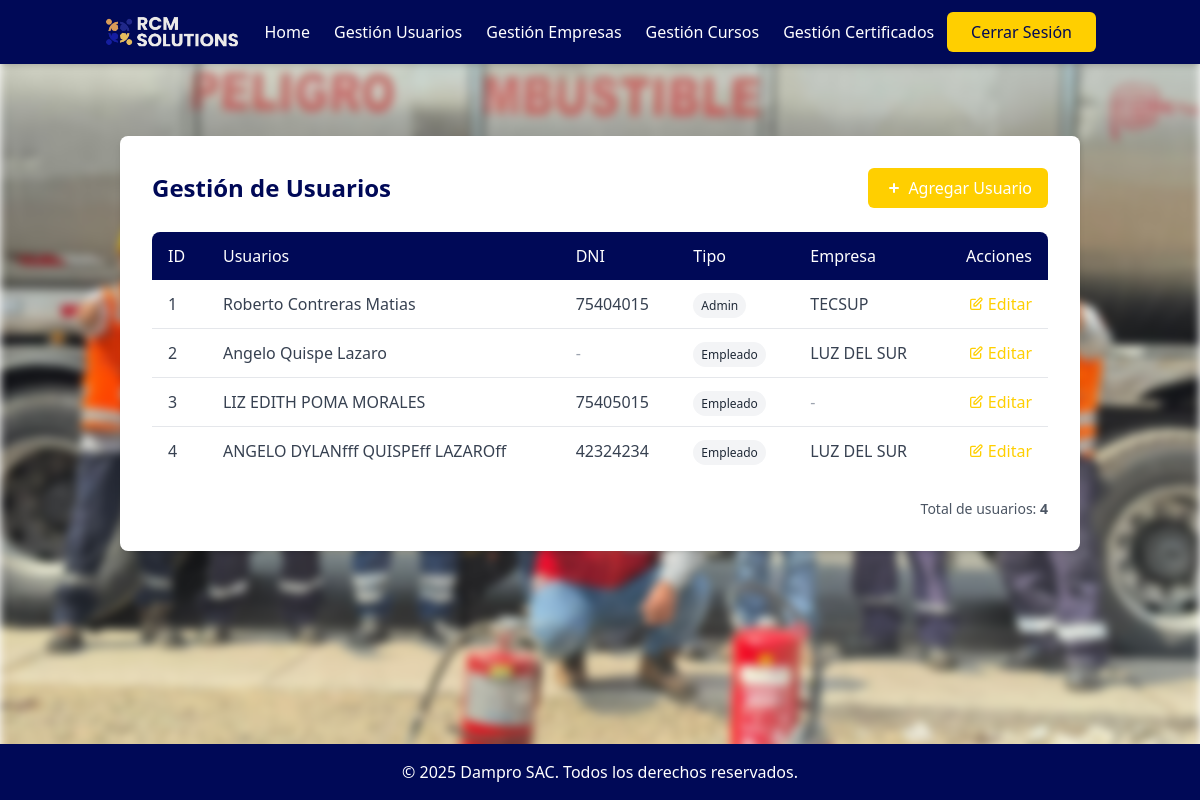
Page /dashboard/usuarios/ (signed in) on the committed database.
### system/models.py (models this page shows)
class Usuario(models.Model):
    first_name = models.CharField(max_length=100)
    last_name = models.CharField(max_length=100)
    second_last_name = models.CharField(max_length=100, blank=True, null=True)
    dni = models.CharField(max_length=8, unique=True, null=True, blank=True)  # DNI peruano estándar de 8 dígitos
    user_type = models.CharField(max_length=50)
    empresa = models.ForeignKey(Empresa, on_delete=models.CASCADE, related_name='usuarios', null=True, blank=True)

class Empresa(models.Model):
    ruc = models.CharField(max_length=11, unique=True)
    nombre = models.CharField(max_length=200)  # razón social

### system/views.py (the view)
# urls.py: path('dashboard/usuarios/',       views.gestion_usuarios, name='gestion_usuarios'),
@login_required
def gestion_usuarios(request):
    usuarios = Usuario.objects.all()
    return render(request, 'system/gestion_usuarios.html', {
        'usuarios': usuarios
    })

### system/views.py (called while the page is built)
def login_required(view_func):
    @wraps(view_func)
    def wrapped_view(request, *args, **kwargs):
        if not request.session.get('user_id'):
            return redirect('system:login')
        return view_func(request, *args, **kwargs)
    return wrapped_view

### system/templates/system/gestion_usuarios.html (shortened to what this page needs)
{% extends 'system/base_logged.html' %}
{% block content %}
<section class="gestion-usuarios py-12">
  <div class="container mx-auto px-4">
    <div class="bg-white rounded-lg shadow-md p-8 max-w-6xl mx-auto">
      <div class="flex justify-between items-center mb-6">
        <h1 class="text-2xl font-bold text-rcm-navy">Gestión de Usuarios</h1>
        <a href="{% url 'system:add_usuario' %}" class="bg-rcm-gold text-white py-2 px-4 rounded-md font-medium hover:bg-opacity-90 transition-colors flex items-center">
          <svg xmlns="http://www.w3.org/2000/svg" class="h-5 w-5 mr-1" viewBox="0 0 20 20" fill="currentColor">
            <path fill-rule="evenodd" d="M10 5a1 1 0 011 1v3h3a1 1 0 110 2h-3v3a1 1 0 11-2 0v-3H6a1 1 0 110-2h3V6a1 1 0 011-1z" clip-rule="evenodd" />
          </svg>
          Agregar Usuario
        </a>
      </div>
      <div class="overflow-x-auto">
        <table class="min-w-full bg-white">
          <thead>
            <tr class="bg-rcm-navy text-white">
              <th class="py-3 px-4 text-left font-medium rounded-tl-lg">ID</th>
              <th class="py-3 px-4 text-left font-medium">Usuarios</th>
              <th class="py-3 px-4 text-left font-medium">DNI</th>
              <th class="py-3 px-4 text-left font-medium">Tipo</th>
              <th class="py-3 px-4 text-left font-medium">Empresa</th>
              <th class="py-3 px-4 text-right font-medium rounded-tr-lg">Acciones</th>
            </tr>
          </thead>
          <tbody class="divide-y divide-gray-200">
            {% for u in usuarios %}
            <tr class="hover:bg-rcm-blue-light/10">
              <td class="py-3 px-4 text-gray-700">{{ u.id }}</td>
              <td class="py-3 px-4 text-gray-700 font-medium">{{ u.first_name }} {{ u.last_name }} {{ u.second_last_name }}</td>
              <td class="py-3 px-4 text-gray-700">
                {% if u.dni %}
                  {{ u.dni }}
                {% else %}
                  <span class="text-gray-400">-</span>
                {% endif %}
              </td>
              <td class="py-3 px-4">
                <span class="px-2 py-1 text-xs rounded-full
                  {% if u.user_type == 'admin' %}
                    bg-rcm-blue-medium text-white
                  {% elif u.user_type == 'staff' %}
                    bg-rcm-blue-light text-white
                  {% else %}
                    bg-gray-100 text-gray-800
                  {% endif %}">
                  {{ u.user_type }}
                </span>
              </td>
              <td class="py-3 px-4 text-gray-700">
                {% if u.empresa %}
                  {{ u.empresa.nombre }}
                {% else %}
                  <span class="text-gray-400">-</span>
                {% endif %}
              </td>
              <td class="py-3 px-4 text-right">
                <a href="{% url 'system:edit_usuario' u.id %}" class="text-rcm-gold hover:underline font-medium flex items-center justify-end">
                  <svg xmlns="http://www.w3.org/2000/svg" class="h-4 w-4 mr-1" fill="none" viewBox="0 0 24 24" stroke="currentColor">
                    <path stroke-linecap="round" stroke-linejoin="round" stroke-width="2" d="M11 5H6a2 2 0 00-2 2v11a2 2 0 002 2h11a2 2 0 002-2v-5m-1.414-9.414a2 2 0 112.828 2.828L11.828 15H9v-2.828l8.586-8.586z" />
                  </svg>
                  Editar
                </a>
              </td>
            </tr>
            {% empty %}
            <tr>
              <td colspan="6" class="py-8 text-center text-rcm-blue-light italic">No hay usuarios registrados.</td>
            </tr>
            {% endfor %}
          </tbody>
        </table>
      </div>
      <div class="mt-6 flex justify-end">
        <div class="text-sm text-gray-600">
          Total de usuarios: <span class="font-semibold">{{ usuarios|length }}</span>
        </div>
      </div>
    </div>
  </div>
</section>
{% endblock %}

### system/templates/system/base_logged.html (shortened to what this page needs)
{% load static %}
<!DOCTYPE html>
<html lang="es">
<head>
  <script src="https://cdn.tailwindcss.com"></script>
</head>
<body class="flex flex-col min-h-screen relative">
  <nav class="bg-rcm-navy text-rcm-white shadow-md relative z-10">
    <div class="container mx-auto px-4">
      <div class="flex justify-between items-center py-3">
        <div class="flex items-center">
          <a href="{% url 'system:home_logged' %}" class="mr-6">
            <img src="{% static 'system/images/logo03.jpg' %}" alt="Dampro SAC" class="h-8">
          </a>
          <ul class="hidden md:flex space-x-6">
            <li><a href="{% url 'system:home_logged' %}" class="font-medium hover:text-rcm-gold transition-colors">Home</a></li>
            <li><a href="{% url 'system:gestion_usuarios' %}" class="font-medium hover:text-rcm-gold transition-colors">Gestión Usuarios</a></li>
            <li><a href="{% url 'system:gestion_empresas' %}" class="font-medium hover:text-rcm-gold transition-colors">Gestión Empresas</a></li>
            <li><a href="{% url 'system:gestion_cursos' %}" class="font-medium hover:text-rcm-gold transition-colors">Gestión Cursos</a></li>
            <li><a href="{% url 'system:gestion_certificados' %}" class="font-medium hover:text-rcm-gold transition-colors">Gestión Certificados</a></li>
          </ul>
        </div>
        <div>
          <ul class="flex items-center">
            <li>
              <a href="{% url 'system:logout' %}" class="inline-block bg-rcm-gold text-rcm-navy py-2 px-6 rounded-md font-medium hover:bg-rcm-white hover:text-rcm-navy transition-colors duration-300">
                Cerrar Sesión
              </a>
            </li>
          </ul>
        </div>
      </div>
    </div>
  </nav>
  <main class="flex-grow container mx-auto px-4 py-6 relative z-10">
    {% block content %}{% endblock %}
  </main>
  <footer class="bg-rcm-navy text-rcm-white py-4 mt-auto relative z-10">
    <div class="container mx-auto px-4">
      <div class="text-center">
        <p>&copy; {% now "Y" %} Dampro SAC. Todos los derechos reservados.</p>
      </div>
    </div>
  </footer>
</body>
</html>

### rows in the picture
Usuario: id "1", first_name "Roberto", last_name "Contreras", second_last_name "Matias", dni "75404015", user_type "Admin", empresa.nombre "TECSUP"
Usuario: id "2", first_name "Angelo", last_name "Quispe", second_last_name "Lazaro", user_type "Empleado", empresa.nombre "LUZ DEL SUR"
Usuario: id "3", first_name "LIZ EDITH", last_name "POMA", second_last_name "MORALES", dni "75405015", user_type "Empleado"
Usuario: id "4", first_name "ANGELO DYLANfff", last_name "QUISPEff", second_last_name "LAZAROff", dni "42324234", user_type "Empleado", empresa.nombre "LUZ DEL SUR"

### other values in the picture
{{ usuarios|length }} "4"
